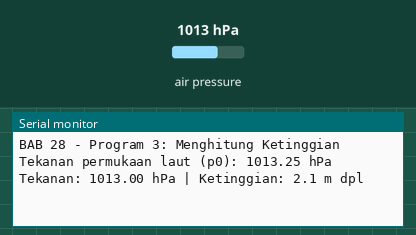
This sketch was run on a simulated ESP32. On the bench: the last lines printed to the serial monitor. The test bench sets the inputs (shaded band); at power-on: air pressure 1013 hPa.

Above: at 2.2 s.
2.3 s: air pressure set to 952 hPa
At 4.8 s:
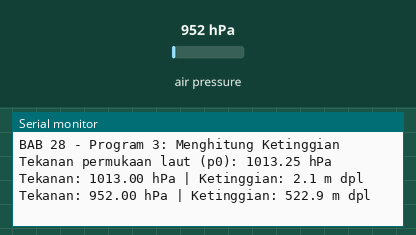
5.1 s: air pressure set to 975 hPa
At 6.5 s:
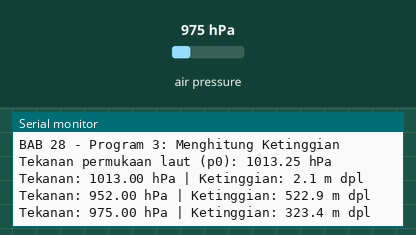
Timing chart, 0 to 8.1 s (numbered marks = the images above; inputs shaded):
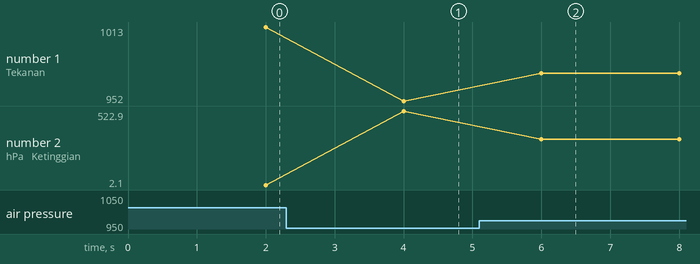

The sketch:

p3_ketinggian.ino
```cpp
/*
 * BAB 28 - Program 3: Menghitung Ketinggian
 * Membaca tekanan udara setiap 2 detik, lalu menghitung ketinggian
 * di atas permukaan laut dengan rumus barometrik dari datasheet BMP180.
 *
 * Rangkaian: tidak perlu kabel. BMP180 tersambung ke
 * IO21 (SDA) dan IO22 (SCL) lewat jumper cap di kit.
 * Library: Adafruit BMP085 Library (by Adafruit)
 */

#include <Wire.h>
#include <Adafruit_BMP085.h>

#define PIN_SDA 21
#define PIN_SCL 22

// Tekanan permukaan laut (p0) dalam hPa. 1013.25 = atmosfer standar.
// Ganti dengan QNH bandara terdekat hari ini, misalnya 1010.0 untuk Q1010.
const float TEKANAN_LAUT_HPA = 1013.25;

const unsigned long JEDA_BACA = 2000;  // baca sensor setiap 2000 ms
unsigned long waktuBacaTerakhir = 0;

Adafruit_BMP085 bmp;

// Rumus barometrik: ketinggian (meter) dari tekanan p dan tekanan permukaan laut p0.
// p dan p0 harus bersatuan sama (di program ini keduanya dalam pascal).
float hitungKetinggian(float p, float p0) {
  return 44330.0 * (1.0 - pow(p / p0, 0.1903));
}

void setup() {
  Serial.begin(115200);
  delay(1000);  // beri waktu Serial Monitor tersambung
  Wire.begin(PIN_SDA, PIN_SCL);

  Serial.println("BAB 28 - Program 3: Menghitung Ketinggian");
  if (!bmp.begin()) {
    Serial.println("BMP180 tidak ditemukan! Jalankan Program 1 untuk memeriksa.");
    while (true) {
      delay(1000);  // berhenti di sini
    }
  }
  Serial.printf("Tekanan permukaan laut (p0): %.2f hPa\n", TEKANAN_LAUT_HPA);
}

void loop() {
  if (millis() - waktuBacaTerakhir < JEDA_BACA) {
    return;  // belum 2 detik
  }
  waktuBacaTerakhir = millis();

  int32_t tekananPa = bmp.readPressure();  // tekanan dibaca sekali saja (Pa)
  float ketinggian = hitungKetinggian(tekananPa, TEKANAN_LAUT_HPA * 100.0);  // p0: hPa -> Pa

  Serial.printf("Tekanan: %.2f hPa | Ketinggian: %.1f m dpl\n",
                tekananPa / 100.0, ketinggian);
}
```

Measured:
- after the input at 2.3 s, the serial monitor: prints a new line after 1.7 s (image 1)
- after the input at 5.1 s, the serial monitor: prints a new line after 0.90 s (image 2)
- plotted number 1: 1013 → 952 after the input at 2.3 s, 952 → 975 after the input at 5.1 s
- plotted number 2: 2.1 → 522.9 after the input at 2.3 s, 522.9 → 323.4 after the input at 5.1 s
